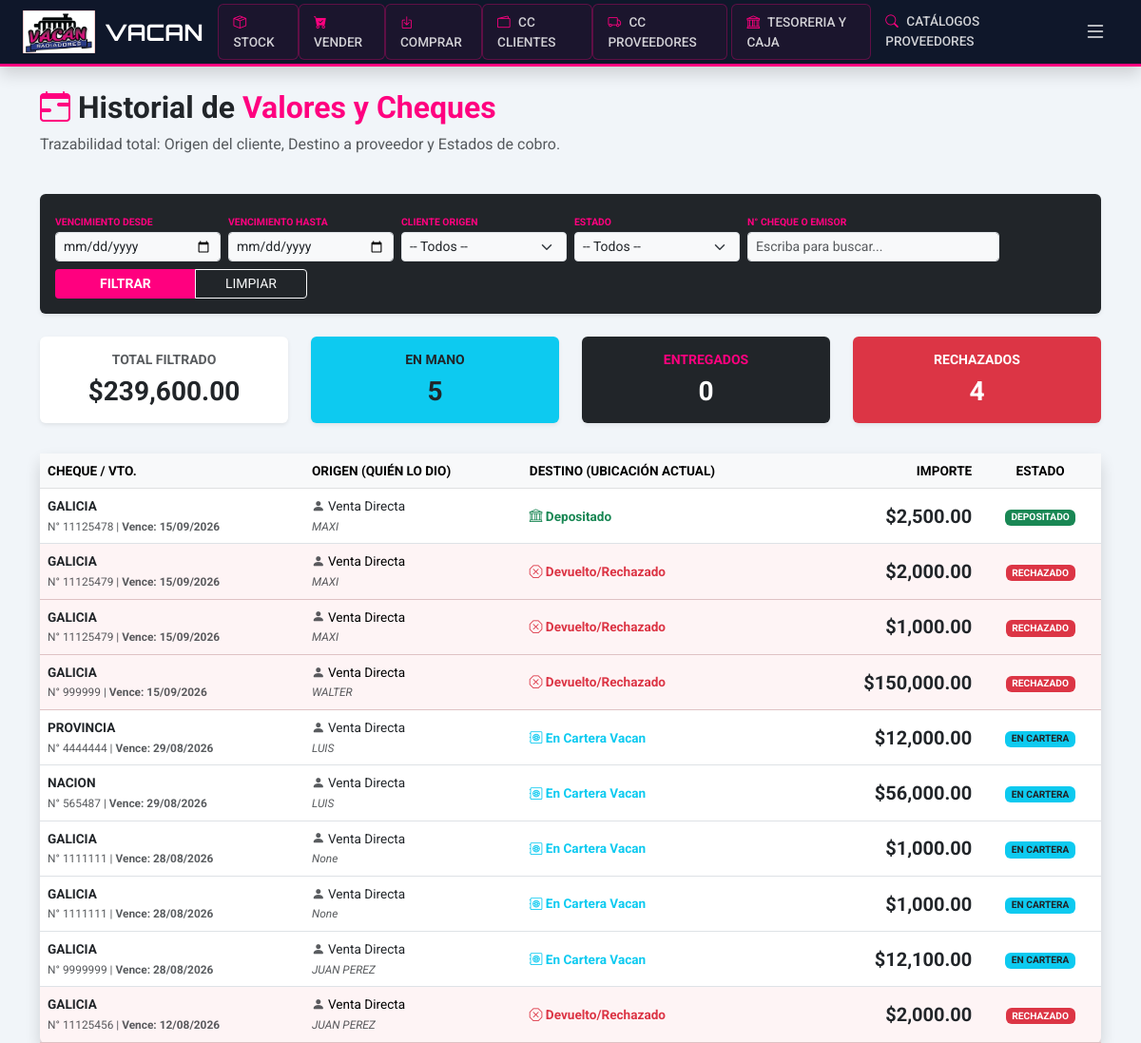
Screenshot of /admin/cheques/reporte-historico (signed in) with the database file from the repository.
### app/models.py (models this page shows)
class Cheque(db.Model):
    id = db.Column(db.Integer, primary_key=True)
    banco = db.Column(db.String(100), nullable=False)
    numero = db.Column(db.String(50), nullable=False)
    emisor = db.Column(db.String(150))
    monto = db.Column(db.Float, nullable=False)
    fecha_vencimiento = db.Column(db.Date, nullable=False)
    tipo = db.Column(db.String(20))
    estado = db.Column(db.String(20), default='EN_CARTERA')
    cliente_id = db.Column(db.Integer, db.ForeignKey('cliente.id'))
    venta_id = db.Column(db.Integer, db.ForeignKey('venta.id'), nullable=True)
    proveedor_id = db.Column(db.Integer, db.ForeignKey('proveedor.id'), nullable=True)
    pago_prov_id = db.Column(db.Integer, db.ForeignKey('movimiento_cta_cte_proveedor.id'), nullable=True)
    proveedor = db.relationship('Proveedor', backref='cheques_entregados_prov')
    pago_prov_obj = db.relationship('MovimientoCtaCteProveedor', backref='cheques_list_info')
    pago_maestro = db.relationship('MovimientoCtaCteProveedor', back_populates='cheques_pago')

### app/routes/admin.py (the view)
@admin_bp.route('/cheques/reporte-historico')
@login_required
@roles_required('admin', 'superadmin')
def reporte_historico_cheques():
    f_estado = request.args.get('estado')
    f_banco = request.args.get('banco')
    f_cliente = request.args.get('cliente_id', type=int) # <--- FILTRO DE CLIENTE
    f_inicio = request.args.get('inicio') # Fecha desde
    f_fin = request.args.get('fin')       # Fecha hasta
    query_busqueda = request.args.get('q', '').strip().lower()
    query = Cheque.query
    if f_estado:
        query = query.filter_by(estado=f_estado)
    if f_banco:
        query = query.filter(Cheque.banco.ilike(f"%{f_banco}%"))
    if f_cliente:
        query = query.filter_by(cliente_id=f_cliente) # <--- APLICADO
    if f_inicio:
        query = query.filter(Cheque.fecha_vencimiento >= datetime.strptime(f_inicio, '%Y-%m-%d').date())
    if f_fin:
        query = query.filter(Cheque.fecha_vencimiento <= datetime.strptime(f_fin, '%Y-%m-%d').date())
    if query_busqueda:
        query = query.filter(
            (Cheque.numero.contains(query_busqueda)) |
            (Cheque.emisor.ilike(f"%{query_busqueda}%"))
        )
    cheques = query.order_by(Cheque.fecha_vencimiento.desc()).all()
    stats = {
        'total_monto': sum(c.monto for c in cheques),
        'en_cartera': len([c for c in cheques if c.estado == 'EN_CARTERA']),
        'rechazados': len([c for c in cheques if c.estado == 'RECHAZADO']),
        'entregados': len([c for c in cheques if c.estado == 'ENTREGADO'])
    }
    bancos = db.session.query(Cheque.banco).distinct().all()
    return render_template('admin/reporte_cheques.html',
                           cheques=cheques,
                           stats=stats,
                           bancos=[b[0] for b in bancos if b[0]],
                           hoy=get_argentina_time().date())

### app/__init__.py (called while the page is built)
def create_app():
    app = Flask(__name__)
    app.config.from_object(Config)
    db.init_app(app)
    migrate.init_app(app, db, render_as_batch=True)
    login_manager.init_app(app)
    login_manager.login_view = 'auth.login'
    login_manager.login_message = "Por favor, inicia sesión para acceder al sistema Vacan."
    login_manager.login_message_category = "info"
    from .models import Usuario
    @login_manager.user_loader
    def load_user(user_id):
        return Usuario.query.get(int(user_id))
    from .routes.main import main_bp
    from .routes.inventory import inventory_bp
    from .routes.auth import auth_bp
    from .routes.admin import admin_bp
    app.register_blueprint(main_bp)
    app.register_blueprint(inventory_bp)
    app.register_blueprint(auth_bp)
    app.register_blueprint(admin_bp)
    return app

### app/models.py (called while the page is built)
def get_argentina_time():
    argentina_tz = pytz.timezone('America/Argentina/Buenos_Aires')
    return datetime.now(argentina_tz)

### app/utils/security.py (called while the page is built)
def roles_required(*roles):
    def decorator(f):
        @wraps(f)
        def decorated_function(*args, **kwargs):
            if not current_user.is_authenticated or current_user.rol not in roles:
                flash("No tienes permiso para acceder a esta sección.", "danger")
                return redirect(url_for('inventory.index'))
            return f(*args, **kwargs)
        return decorated_function
    return decorator

### app/templates/admin/reporte_cheques.html (shortened to what this page needs)
{% extends 'base.html' %}
{% block content %}
<div class="row mb-4 align-items-center">
    <div class="col-md-12">
        <h2 class="fw-bold"><i class="bi bi-calendar-range text-pink"></i> Historial de <span class="text-pink">Valores y Cheques</span></h2>
        <p class="text-muted">Trazabilidad total: Origen del cliente, Destino a proveedor y Estados de cobro.</p>
    </div>
</div>
<div class="card mb-4 border-0 shadow-sm bg-dark text-white">
    <div class="card-body py-3">
        <form action="{{ url_for('admin.reporte_historico_cheques') }}" method="GET" class="row g-2 align-items-end">
            <div class="col-md-2">
                <label class="x-small fw-bold text-pink">VENCIMIENTO DESDE</label>
                <input type="date" name="inicio" class="form-control form-control-sm bg-light" value="{{ request.args.get('inicio','') }}">
            </div>
            <div class="col-md-2">
                <label class="x-small fw-bold text-pink">VENCIMIENTO HASTA</label>
                <input type="date" name="fin" class="form-control form-control-sm bg-light" value="{{ request.args.get('fin','') }}">
            </div>
            <div class="col-md-2">
                <label class="x-small fw-bold text-pink">CLIENTE ORIGEN</label>
                <select name="cliente_id" class="form-select form-select-sm bg-light" onchange="this.form.submit()">
                    <option value="">-- Todos --</option>
                </select>
            </div>
            <div class="col-md-2">
                <label class="x-small fw-bold text-pink">ESTADO</label>
                <select name="estado" class="form-select form-select-sm bg-light" onchange="this.form.submit()">
                    <option value="">-- Todos --</option>
                </select>
            </div>
            <div class="col-md-3">
                <label class="x-small fw-bold text-pink">N° CHEQUE O EMISOR</label>
                <input type="text" name="q" class="form-control form-control-sm bg-light" placeholder="Escriba para buscar..." value="{{ request.args.get('q','') }}">
            </div>
            <div class="col-md-3">
                <div class="btn-group w-100">
                    <button type="submit" class="btn btn-sm btn-pink fw-bold px-4">FILTRAR</button>
                    <a href="{{ url_for('admin.reporte_historico_cheques') }}" class="btn btn-sm btn-outline-light">LIMPIAR</a>
                </div>
            </div>
        </form>
    </div>
</div>
<div class="row mb-4 text-center">
    <div class="col-md-3 mb-2">
        <div class="card border-0 shadow-sm p-3 bg-white h-100">
            <h6 class="text-muted small fw-bold text-uppercase">Total Filtrado</h6>
            <h3 class="fw-bold mb-0 text-dark">${{ "{:,.2f}".format(stats.total_monto) }}</h3>
        </div>
    </div>
    <div class="col-md-3 mb-2">
        <div class="card border-0 shadow-sm p-3 bg-info text-dark h-100">
            <h6 class="fw-bold small text-uppercase">En Mano</h6>
            <h3 class="fw-bold mb-0">{{ stats.en_cartera }}</h3>
        </div>
    </div>
    <div class="col-md-3 mb-2">
        <div class="card border-0 shadow-sm p-3 bg-dark text-white h-100">
            <h6 class="text-pink small fw-bold text-uppercase">Entregados</h6>
            <h3 class="fw-bold mb-0">{{ stats.entregados }}</h3>
        </div>
    </div>
    <div class="col-md-3 mb-2">
        <div class="card border-0 shadow-sm p-3 bg-danger text-white h-100">
            <h6 class="fw-bold small text-uppercase">Rechazados</h6>
            <h3 class="fw-bold mb-0">{{ stats.rechazados }}</h3>
        </div>
    </div>
</div>
<div class="card shadow border-0">
    <div class="card-body p-0">
        <div class="table-responsive">
            <table class="table table-hover align-middle mb-0" style="font-size: 0.85rem;">
                <thead class="table-light text-uppercase">
                    <tr>
                        <th>Cheque / Vto.</th>
                        <th>Origen (Quién lo dio)</th>
                        <th>Destino (Ubicación actual)</th>
                        <th class="text-end">Importe</th>
                        <th class="text-center">Estado</th>
                    </tr>
                </thead>
                <tbody>
                    {% for ch in cheques %}
                    <tr class="{% if ch.estado == 'RECHAZADO' %}table-danger{% endif %}">
                        <td>
                            <strong class="text-dark">{{ ch.banco }}</strong><br>
                            <small class="text-muted">N° {{ ch.numero }} | <strong>Vence: {{ ch.fecha_vencimiento.strftime('%d/%m/%Y') }}</strong></small>
                        </td>
                        <td>
                            <i class="bi bi-person-fill text-muted"></i> {{ ch.cliente_rel.razon_social if ch.cliente_rel else 'Venta Directa' }}<br>
                            <small class="text-muted italic">{{ ch.emisor }}</small>
                        </td>
                        <td>
                            {% if ch.estado == 'EN_CARTERA' %}
                                <span class="text-info fw-bold"><i class="bi bi-safe2"></i> En Cartera Vacan</span>
                            {% elif ch.estado == 'ENTREGADO' %}
                                <span class="text-dark fw-bold"><i class="bi bi-truck"></i> {{ ch.proveedor.razon_social if ch.proveedor else 'Proveedor' }}</span>
                                <br><small class="text-muted">Ref. OP: {{ ch.pago_prov_id or 'S/R' }}</small>
                            {% elif ch.estado == 'DEPOSITADO' %}
                                <span class="text-success fw-bold"><i class="bi bi-bank"></i> Depositado</span>
                            {% else %}
                                <span class="text-danger fw-bold"><i class="bi bi-x-octagon"></i> Devuelto/Rechazado</span>
                            {% endif %}
                        </td>
                        <td class="text-end fw-bold text-dark fs-5">
                            ${{ "{:,.2f}".format(ch.monto) }}
                        </td>
                        <td class="text-center">
                            <span class="badge {% if ch.estado == 'EN_CARTERA' %}bg-info text-dark{% elif ch.estado == 'RECHAZADO' %}bg-danger{% else %}bg-success{% endif %}">
                                {{ ch.estado|replace('_', ' ') }}
                            </span>
                        </td>
                    </tr>
                    {% else %}
                    <tr><td colspan="5" class="text-center py-5">No hay valores que coincidan con los filtros.</td></tr>
                    {% endfor %}
                </tbody>
            </table>
        </div>
    </div>
</div>
{% endblock %}

### app/templates/base.html (style rules this page uses)
:root { --vacan-blue: #0f172a; --vacan-pink: #ff007f; --vacan-dark-hover: #1e293b; }
body { background-color: #f1f5f9; font-family: 'Roboto', sans-serif; padding-top: 70px; }

### app/templates/admin/reporte_cheques.html (style rules this page uses)
.text-pink { color: var(--vacan-pink) !important; }
.btn-pink { background-color: var(--vacan-pink); color: white; border: none; }
.x-small { font-size: 0.65rem; }
.italic { font-style: italic; }
.table-danger { --bs-table-bg: rgba(220, 53, 69, 0.05); }

### rows the page displays
Cheque: banco "GALICIA", numero "11125478", fecha_vencimiento "15/09/2026", cliente_rel "Venta Directa", emisor "MAXI", shows "Depositado", monto "2,500.00", estado "DEPOSITADO"
Cheque: banco "GALICIA", numero "11125479", fecha_vencimiento "15/09/2026", cliente_rel "Venta Directa", emisor "MAXI", shows "Devuelto/Rechazado", monto "2,000.00", estado "RECHAZADO"
Cheque: banco "GALICIA", numero "11125479", fecha_vencimiento "15/09/2026", cliente_rel "Venta Directa", emisor "MAXI", shows "Devuelto/Rechazado", monto "1,000.00", estado "RECHAZADO"
Cheque: banco "GALICIA", numero "999999", fecha_vencimiento "15/09/2026", cliente_rel "Venta Directa", emisor "WALTER", shows "Devuelto/Rechazado", monto "150,000.00", estado "RECHAZADO"
Cheque: banco "PROVINCIA", numero "4444444", fecha_vencimiento "29/08/2026", cliente_rel "Venta Directa", emisor "LUIS", shows "En Cartera Vacan", monto "12,000.00", estado "EN CARTERA"
Cheque: banco "NACION", numero "565487", fecha_vencimiento "29/08/2026", cliente_rel "Venta Directa", emisor "LUIS", shows "En Cartera Vacan", monto "56,000.00", estado "EN CARTERA"
Cheque: banco "GALICIA", numero "1111111", fecha_vencimiento "28/08/2026", cliente_rel "Venta Directa", emisor "None", shows "En Cartera Vacan", monto "1,000.00", estado "EN CARTERA"
Cheque: banco "GALICIA", numero "1111111", fecha_vencimiento "28/08/2026", cliente_rel "Venta Directa", emisor "None", shows "En Cartera Vacan", monto "1,000.00", estado "EN CARTERA"
Cheque: banco "GALICIA", numero "9999999", fecha_vencimiento "28/08/2026", cliente_rel "Venta Directa", emisor "JUAN PEREZ", shows "En Cartera Vacan", monto "12,100.00", estado "EN CARTERA"
Cheque: banco "GALICIA", numero "11125456", fecha_vencimiento "12/08/2026", cliente_rel "Venta Directa", emisor "JUAN PEREZ", shows "Devuelto/Rechazado", monto "2,000.00", estado "RECHAZADO"

### other values shown
{{ "{:,.2f}".format(stats.total_monto) }} "239,600.00"
{{ stats.en_cartera }} "5"
{{ stats.entregados }} "0"
{{ stats.rechazados }} "4"
